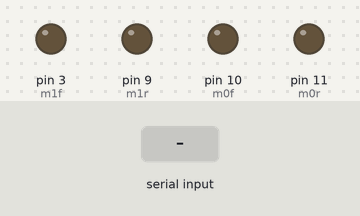
Bench run of a sketch on a simulated Arduino Uno, built with avr-gcc and run on an emulated ATmega328P. Parts: output pins drawn as LEDs (lit = HIGH). The test bench sets the inputs (shaded band).

Above: at 3.2 s.
3.3 s: "F" received over Serial
At 4.4 s:
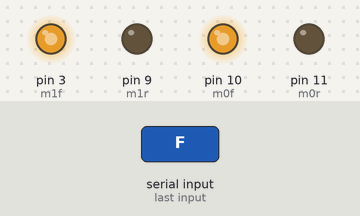
4.8 s: "B" received over Serial
At 5.5 s:
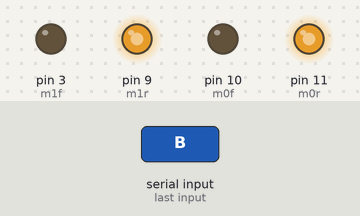
6.3 s: "R" received over Serial
At 6.7 s:
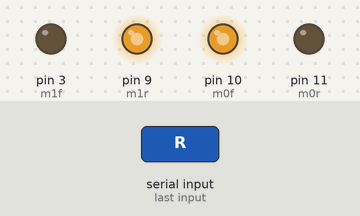
7.8 s: "L" received over Serial
At 9.0 s:
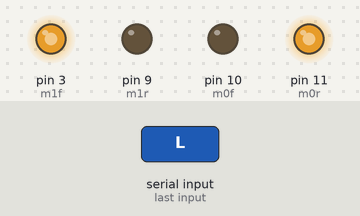
Timing chart, 0 to 10.3 s (numbered marks = the images above; inputs shaded):
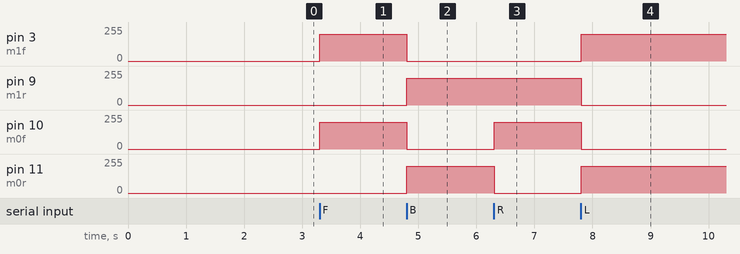

Measured:
- after the input at 3.3 s, pin 3 (m1f), pin 10 (m0f): 0/255 → 200/255 at once
- after the input at 4.8 s, pin 3 (m1f), pin 10 (m0f): 200/255 → 0/255 at once; pin 9 (m1r), pin 11 (m0r): 0/255 → 200/255 at once
- after the input at 6.3 s, pin 10 (m0f): 0/255 → 200/255 at once; pin 11 (m0r): 200/255 → 0/255 at once
- after the input at 7.8 s, pin 3 (m1f), pin 11 (m0r): 0/255 → 200/255 at once; pin 9 (m1r), pin 10 (m0f): 200/255 → 0/255 at once

The sketch:

Remote_controlled_car.ino
```cpp
#define m0f 10
#define m0r 11
#define m1f 3
#define m1r 9

String data = "";
int speed = 200;

void setup() {
  Serial.begin(9600);
  pinMode(m0f, OUTPUT);
  pinMode(m0r, OUTPUT);
  pinMode(m1f, OUTPUT);
  pinMode(m1r, OUTPUT);
  delay(2000);
}

void loop() {
  while (Serial.available() > 0)
  {
    delay(3);
    char c = Serial.read();
    data += c;
  }
  if (data.length() > 0)
  {
    data.trim();
    if (isDigit(data.charAt(0)))
    {
      speed = data.toInt();
      speed = (speed * 255) / 10;
    }
    else if (data == "F")
    {
      stop();
      forward();
    }
    else if (data == "B")
    {
      stop();
      backward();
    }
    else if (data == "R")
    {
      stop();
      turnRight();
    }
    else if (data == "L")
    {
      stop();
      turnLeft();
    }
    else if (data == "S")
    {
      stop();
    }
    else if (data == "q")
    {
      speed = 255;
    }
    data = "";
  }
}

void forward()
{
  stop();
  analogWrite(m0f, speed);
  analogWrite(m1f, speed);
}

void backward()
{
  stop();
  analogWrite(m0r, speed);
  analogWrite(m1r, speed);
}

void turnLeft()
{
  stop();
  analogWrite(m0r, speed);
  analogWrite(m1f, speed);
}

void turnRight()
{
  stop();
  analogWrite(m0f, speed);
  analogWrite(m1r, speed);
}

void stop()
{
  analogWrite(m0f, 0);
  analogWrite(m0r, 0);
  analogWrite(m1f, 0);
  analogWrite(m1r, 0);
}
```
